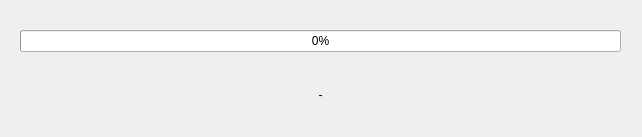
<?xml version="1.0" encoding="UTF-8"?>
<ui version="4.0">
 <class>dialog</class>
 <widget class="QDialog" name="dialog">
  <property name="geometry">
   <rect>
    <x>0</x>
    <y>0</y>
    <width>642</width>
    <height>137</height>
   </rect>
  </property>
  <property name="minimumSize">
   <size>
    <width>642</width>
    <height>137</height>
   </size>
  </property>
  <property name="maximumSize">
   <size>
    <width>642</width>
    <height>137</height>
   </size>
  </property>
  <property name="windowTitle">
   <string>Saving Video</string>
  </property>
  <widget class="QWidget" name="verticalLayoutWidget">
   <property name="geometry">
    <rect>
     <x>20</x>
     <y>30</y>
     <width>601</width>
     <height>101</height>
    </rect>
   </property>
   <layout class="QVBoxLayout" name="verticalLayout">
    <item>
     <widget class="QProgressBar" name="progressBar">
      <property name="value">
       <number>0</number>
      </property>
      <property name="alignment">
       <set>Qt::AlignCenter</set>
      </property>
      <property name="textVisible">
       <bool>true</bool>
      </property>
      <property name="orientation">
       <enum>Qt::Horizontal</enum>
      </property>
     </widget>
    </item>
    <item>
     <widget class="QLabel" name="done_label">
      <property name="font">
       <font>
        <weight>50</weight>
        <bold>false</bold>
       </font>
      </property>
      <property name="text">
       <string>-</string>
      </property>
      <property name="alignment">
       <set>Qt::AlignCenter</set>
      </property>
     </widget>
    </item>
   </layout>
  </widget>
 </widget>
 <resources/>
 <connections/>
</ui>
